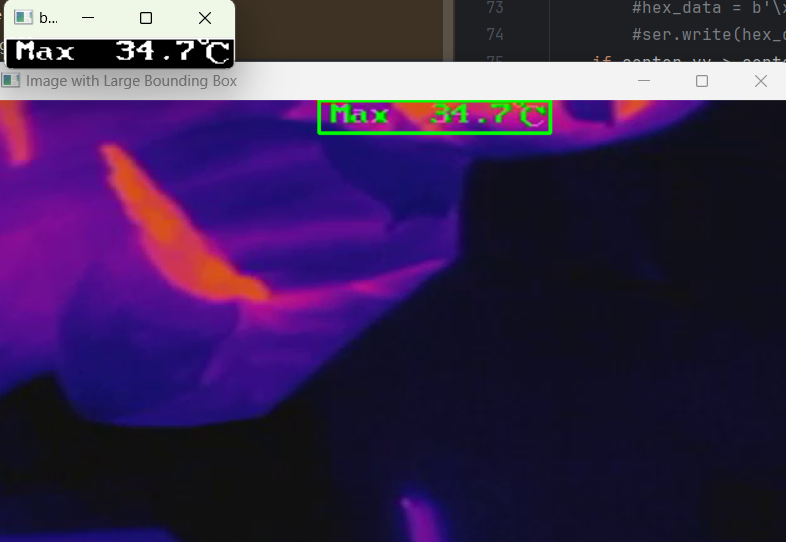
#> input picture 海康TB4117热成像相机图像识别/green.png, 786 x 542 px, given in place of video.mp4, which was not available
$ python Camshift_on_Binary.py
#> lines starting #> are read from the running program, lines starting #| are printed output that depends on the picture; after the words box and inside, x2 and y2 are one past the last pixel; in counts of white or black regions, pixels touching at a corner belong together; pictures that were not available may be replaced by others from this repository, and a replacement may not be noted
import cv2
import numpy as np

def binarize_image(image, threshold=127):
    _, binary_image = cv2.threshold(image, threshold, 255, cv2.THRESH_BINARY)

    return binary_image


def apply_pseudo_color(binary_image, color=(0, 255, 0)):
    h, w = binary_image.shape
    pseudo_color_image = np.zeros((h, w, 3), dtype=np.uint8)
    mask = binary_image == 255
    pseudo_color_image[mask] = color

    return pseudo_color_image


cap = cv2.VideoCapture("video.mp4")

ret, frame = cap.read()
#> frame is the input picture: shape (542, 786, 3); mean B, G, R 80.9, 38.8, 58.6
if not ret:
    print("Can't open this video")
    cap.release()
    exit()

ori_frame = frame
gray = cv2.cvtColor(frame, cv2.COLOR_BGR2GRAY)
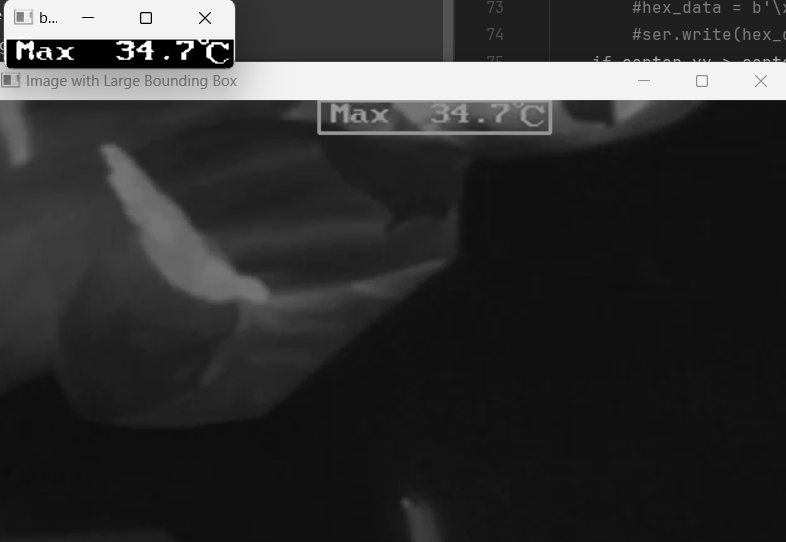
#> gray: shape (542, 786); min 0, max 255, mean 49.5

binary = cv2.adaptiveThreshold(gray, 255, cv2.ADAPTIVE_THRESH_MEAN_C,
                               cv2.THRESH_BINARY, 11, 2)
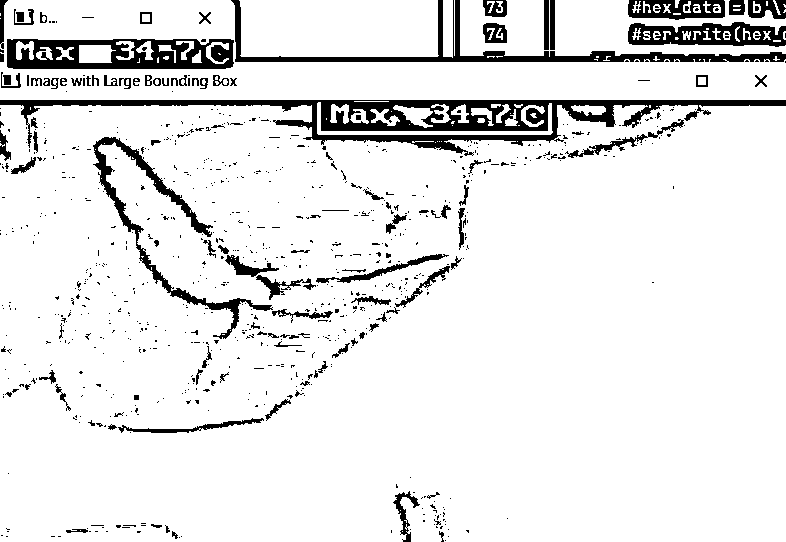
#> binary: shape (542, 786); 90.6% white; 837 black regions (723 under 20 px), largest, box (x1, y1, x2, y2) and area: (0, 100, 786, 156) 11351, (7, 39, 234, 69) 4647, (231, 0, 786, 62) 4442
binary_inverted = cv2.bitwise_not(binary)
pseudo_color_image = apply_pseudo_color(binary_inverted)
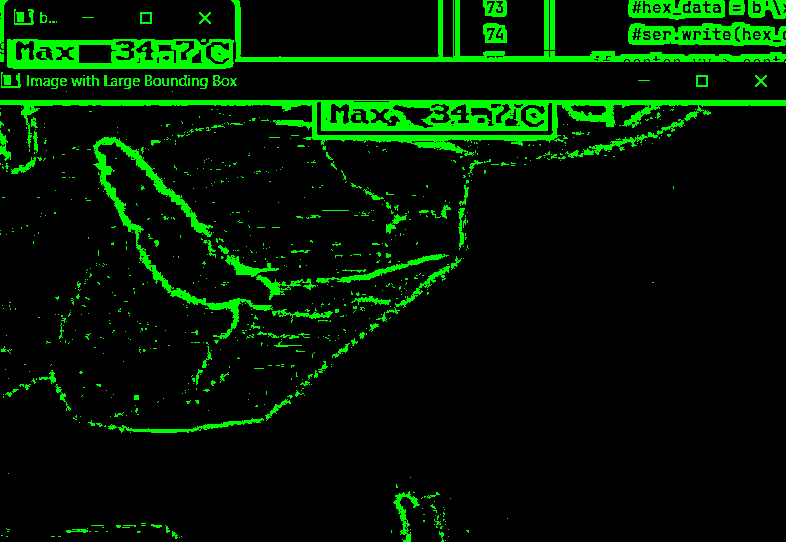
#> pseudo_color_image: shape (542, 786, 3); mean of channels 0, 1, 2 0, 23.9, 0; drawn as B, G, R
frame = pseudo_color_image
cv2.imshow('ee',frame)

hsv = cv2.cvtColor(frame, cv2.COLOR_BGR2HSV)
#> hsv: shape (542, 786, 3); mean H, S, V 5.6, 23.9, 23.9


lower_color = np.array([35, 100, 100])
upper_color = np.array([85, 255, 255])

mask = cv2.inRange(hsv, lower_color, upper_color)

kernel = np.ones((5, 5), np.uint8)
mask = cv2.morphologyEx(mask, cv2.MORPH_CLOSE, kernel)
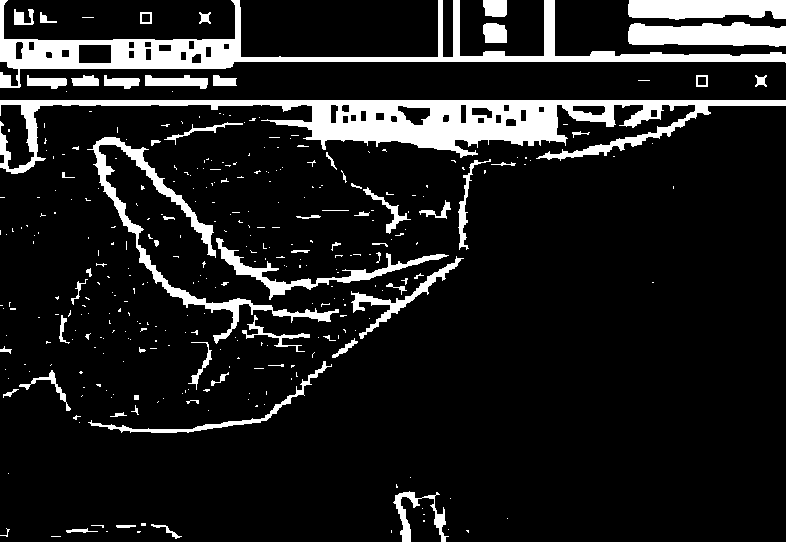
#> mask: shape (542, 786); 11.9% white; 343 white regions (278 under 20 px)

contours, _ = cv2.findContours(mask, cv2.RETR_EXTERNAL, cv2.CHAIN_APPROX_SIMPLE)
#> contours = 343 contours, 297 with area under 20; largest, box (x1, y1, x2, y2) and area: (0, 100, 786, 174) 16240, (0, 0, 786, 88) 11456, (87, 137, 339, 344) 3524, (628, 22, 786, 47) 2952, (628, 0, 786, 20) 2556

if contours:
    c = max(contours, key=cv2.contourArea)
#> c = contour of 661 points, box (x1, y1, x2, y2) (0, 100, 786, 174), area 16240

    r = cv2.minEnclosingCircle(c)
#> r = ((392.5, 133.5), 393.9)
    (x, y), radius = r
#> x = 392.5; y = 133.5; radius = 393.9
    center = (int(x), int(y))
#> center = (392, 133)

    x, y, w, h = [int(v) for v in cv2.boundingRect(c)]
#> x = 0; y = 100; w = 786; h = 74

    track_window = (x, y, w, h)
#> track_window = (0, 100, 786, 74)

    roi_hist = cv2.calcHist([hsv], [0], mask, [180], [0, 180])
#> roi_hist = 180 values, max 40004 at index 60, min 0 at index 1, mean 280.6
    cv2.normalize(roi_hist, roi_hist, 0, 255, cv2.NORM_MINMAX)

    term_crit = (cv2.TERM_CRITERIA_EPS | cv2.TERM_CRITERIA_COUNT, 10, 1)
else:
    print("Can't find target.")
    cap.release()
    exit()

while True:
    ret, frame = cap.read()
    if not ret:
        break
    ori_frame = frame
    gray = cv2.cvtColor(frame, cv2.COLOR_BGR2GRAY)

    binary = cv2.adaptiveThreshold(gray, 255, cv2.ADAPTIVE_THRESH_MEAN_C,
                                   cv2.THRESH_BINARY, 11, 2)
    binary_inverted = cv2.bitwise_not(binary)
    pseudo_color_image = apply_pseudo_color(binary_inverted)
    frame = pseudo_color_image

    hsv = cv2.cvtColor(frame, cv2.COLOR_BGR2HSV)

    dst = cv2.calcBackProject([hsv], [0], roi_hist, [0, 180], 1)

    ret, track_window = cv2.CamShift(dst, track_window, term_crit)
#> ret = ((393, 117.5), (98.67, 871.3), 90.15); track_window = (0, 67, 786, 101)

    (x, y, w, h) = track_window
#> y = 67; h = 101

    cv2.rectangle(ori_frame, (x, y), (x + w, y + h), (0, 255, 0), 2)
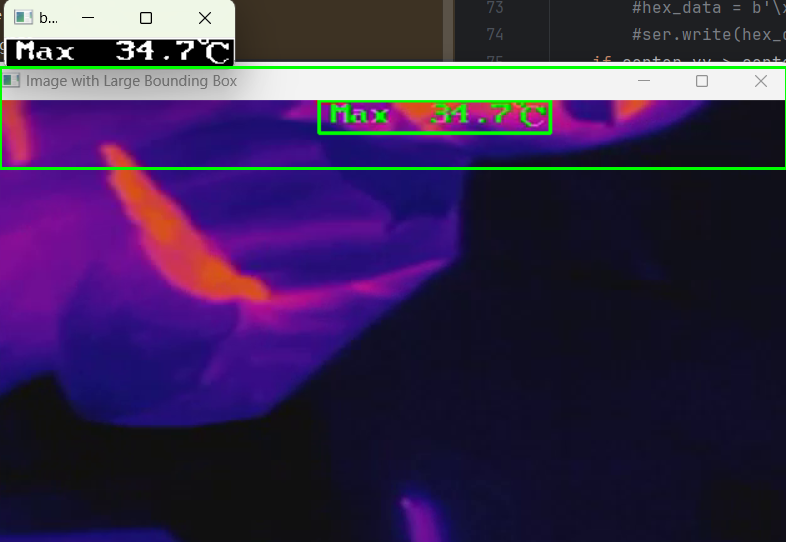
#> ori_frame: shape (542, 786, 3); 1.18% of pixels changed, all inside (x1, y1, x2, y2) = (0, 66, 786, 170)
    center_x =int (x + w / 2)
#> center_x = 393
    center_y = int (y + h / 2)
#> center_y = 117
    cv2.circle(ori_frame,(center_x,center_y),3,(255,0,0))
#> ori_frame: shape (542, 786, 3); under 0.01% of pixels changed, all inside (x1, y1, x2, y2) = (390, 114, 397, 121)
    print(center_x,center_y)
#| 393 117
    cv2.imshow('CamShift Demo', ori_frame)

    if cv2.waitKey(1) & 0xFF == ord('q'):
#> (key q is pressed here)
        break

cap.release()
cv2.destroyAllWindows()

$ run again, on 海康TB4117热成像相机图像识别/red.png
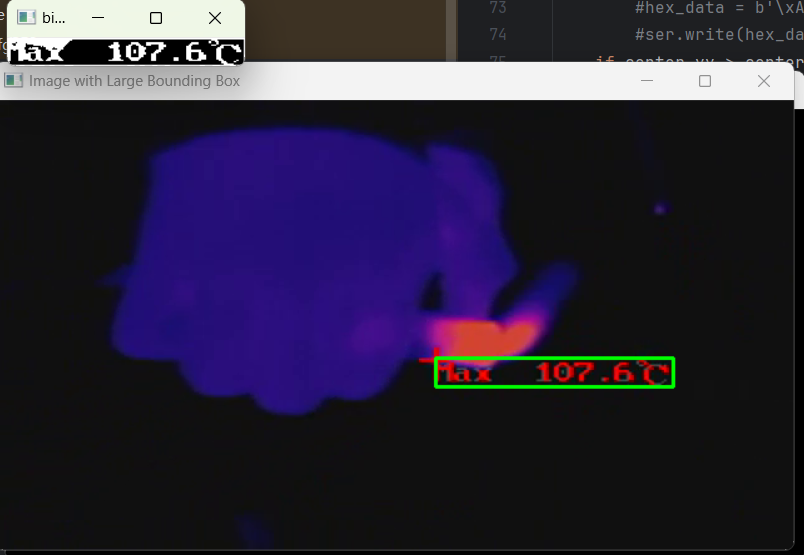
#> input picture 海康TB4117热成像相机图像识别/red.png, 804 x 555 px, given in place of video.mp4, which was not available
#> frame is the input picture: shape (555, 804, 3); mean B, G, R 59, 38.4, 44.4
#> `binary = cv2.adaptiveThreshold(gray, 255, cv2.ADAPTIVE_THRESH_MEAN_C, ..`:
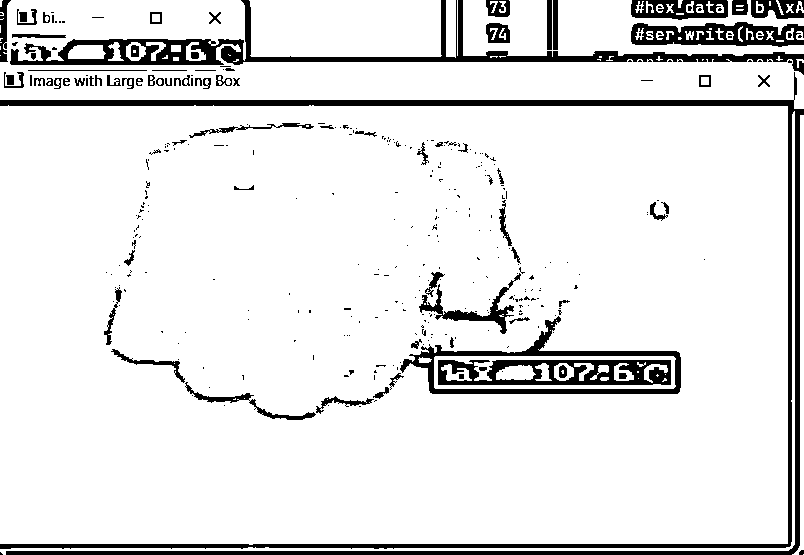
#> binary: shape (555, 804); 90.1% white; 349 black regions (266 under 20 px), largest, box (x1, y1, x2, y2) and area: (0, 72, 804, 555) 15152, (10, 0, 804, 75) 8018, (438, 360, 671, 385) 3537
#> hsv: shape (555, 804, 3); mean H, S, V 5.9, 25.2, 25.2
#> contours = 138 contours, 107 with area under 20; largest, box (x1, y1, x2, y2) and area: (0, 0, 804, 555) 27122, (111, 300, 681, 420) 12716, (631, 22, 804, 47) 3242, (631, 0, 804, 20) 2810, (419, 191, 539, 334) 1916
#> c = contour of 213 points, box (x1, y1, x2, y2) (0, 0, 804, 555), area 27122
#> r = ((401.5, 277), 487.8)
#> `(x, y), radius = r`: x = 401.5; y = 277; radius = 487.8
#> center = (401, 277)
#> `x, y, w, h = [int(v) for v in cv2.boundingRect(c)]`: x = 0; w = 804; h = 555
#> `track_window = (x, y, w, h)`: track_window = (0, 0, 804, 555)
#> roi_hist = 180 values, max 44082 at index 60, min 0 at index 1, mean 311.3
#> `ret, track_window = cv2.CamShift(dst, track_window, term_crit)`: ret = ((416, 277.5), (674.2, 941.9), 90); track_window = (28, 0, 776, 555)
#> `(x, y, w, h) = track_window`: x = 28; w = 776
#> `cv2.rectangle(ori_frame, (x, y), (x + w, y + h), (0, 255, 0), 2)`:
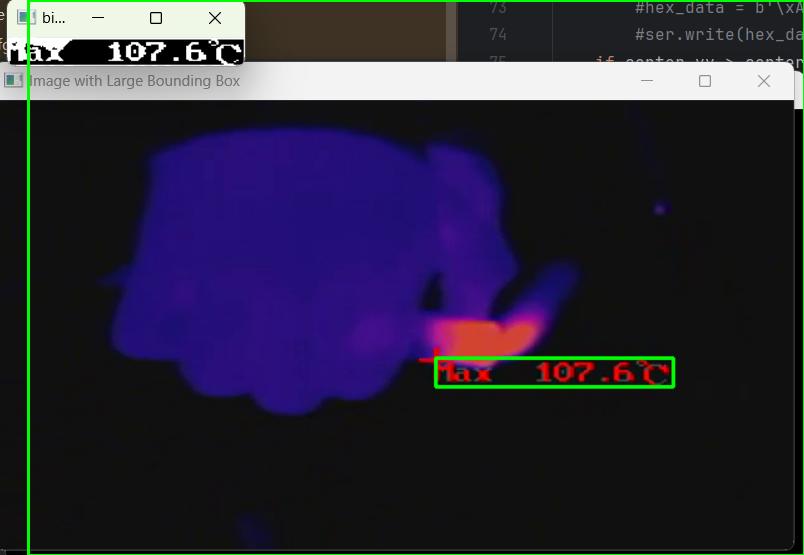
#> ori_frame: shape (555, 804, 3); 1.02% of pixels changed, all inside (x1, y1, x2, y2) = (27, 0, 804, 555)
#> center_x = 416
#> center_y = 277
#| 416 277
